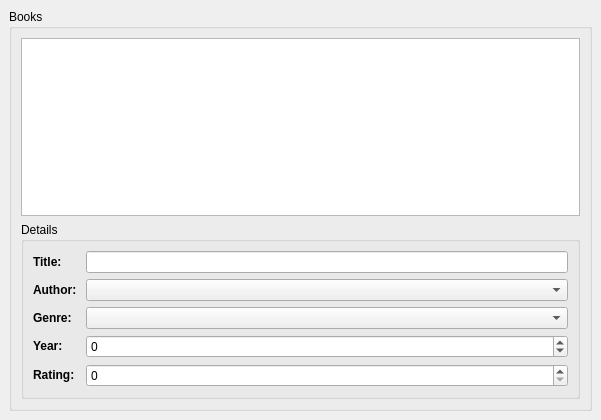
<ui version="4.0" >
 <author></author>
 <comment></comment>
 <exportmacro></exportmacro>
 <class>BookWindow</class>
 <widget class="QMainWindow" name="BookWindow" >
 <property name="geometry" >
   <rect>
    <x>0</x>
    <y>0</y>
    <width>601</width>
    <height>420</height>
   </rect>
  </property>
  <property name="windowTitle" >
   <string>Books</string>
  </property>
  <widget class="QWidget" name="centralWidget" >
   <layout class="QVBoxLayout" >
    <property name="margin" >
     <number>9</number>
    </property>
    <property name="spacing" >
     <number>6</number>
    </property>
    <item>
     <widget class="QGroupBox" name="groupBox" >
      <property name="title" >
       <string>Books</string>
      </property>
      <layout class="QVBoxLayout" >
       <property name="margin" >
        <number>9</number>
       </property>
       <property name="spacing" >
        <number>6</number>
       </property>
       <item>
        <widget class="QTableView" name="bookTable" >
         <property name="selectionBehavior" >
          <enum>QAbstractItemView::SelectRows</enum>
         </property>
        </widget>
       </item>
       <item>
        <widget class="QGroupBox" name="groupBox_2" >
         <property name="title" >
          <string>Details</string>
         </property>
         <layout class="QFormLayout" >
	   <item row="0" column="0" >
           <widget class="QLabel" name="label_5" >
            <property name="text" >
             <string>&lt;b>Title:&lt;/b></string>
            </property>
           </widget>
          </item>
          <item row="0" column="1" >
           <widget class="QLineEdit" name="titleEdit" >
            <property name="enabled" >
             <bool>true</bool>
            </property>
           </widget>
          </item>
          <item row="1" column="0" >
           <widget class="QLabel" name="label_2_2_2_2" >
            <property name="text" >
             <string>&lt;b>Author: &lt;/b></string>
            </property>
           </widget>
	    </item>
	     <item row="1" column="1" >
           <widget class="QComboBox" name="authorEdit" >
            <property name="enabled" >
             <bool>true</bool>
            </property>
           </widget>
          </item>	   
	  <item row="2" column="0" >
           <widget class="QLabel" name="label_3" >
            <property name="text" >
             <string>&lt;b>Genre:&lt;/b></string>
            </property>
           </widget>
          </item>
          <item row="2" column="1" >
           <widget class="QComboBox" name="genreEdit" >
            <property name="enabled" >
             <bool>true</bool>
            </property>
           </widget>
          </item>
          <item row="3" column="0" >
           <widget class="QLabel" name="label_4" >
            <property name="text" >
             <string>&lt;b>Year:&lt;/b></string>
            </property>
           </widget>
          </item>       
          <item row="3" column="1" >
           <widget class="QSpinBox" name="yearEdit" >
            <property name="enabled" >
             <bool>true</bool>
            </property>
            <property name="prefix" >
             <string/>
            </property>
            <property name="maximum" >
             <number>2100</number>
            </property>
            <property name="minimum" >
             <number>-1000</number>
            </property>
           </widget>
          </item>
          <item row="4" column="0" >
           <widget class="QLabel" name="label" >
            <property name="text" >
             <string>&lt;b>Rating:&lt;/b></string>
            </property>
           </widget>
          </item>
          <item row="4" column="1" >
           <widget class="QSpinBox" name="ratingEdit" >
            <property name="maximum" >
             <number>5</number>
            </property>
           </widget>
          </item>
         </layout>
        </widget>
       </item>
      </layout>
     </widget>
    </item>
   </layout>
  </widget>
 </widget>
 <pixmapfunction></pixmapfunction>
 <tabstops>
  <tabstop>bookTable</tabstop>
  <tabstop>titleEdit</tabstop>
  <tabstop>authorEdit</tabstop>
  <tabstop>genreEdit</tabstop>
  <tabstop>yearEdit</tabstop>
 </tabstops>
 <resources/>
 <connections/>
</ui>
